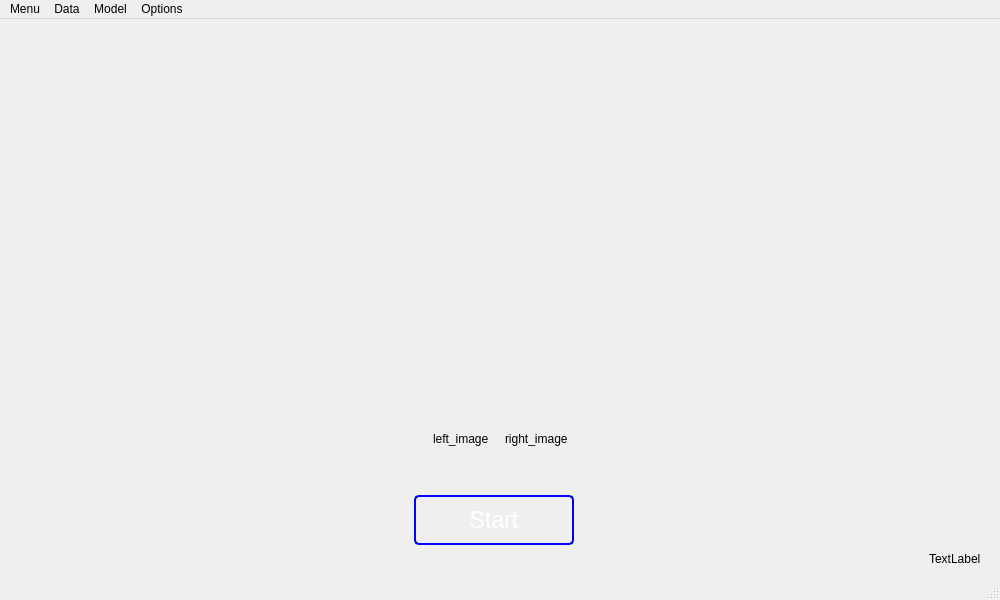
<?xml version="1.0" encoding="UTF-8"?>
<ui version="4.0">
 <class>MainWindow</class>
 <widget class="QMainWindow" name="MainWindow">
  <property name="geometry">
   <rect>
    <x>0</x>
    <y>0</y>
    <width>1000</width>
    <height>600</height>
   </rect>
  </property>
  <property name="windowTitle">
   <string>MainWindow</string>
  </property>
  <widget class="QWidget" name="centralwidget">
   <layout class="QVBoxLayout" name="verticalLayout">
    <item>
     <layout class="QGridLayout" name="gridLayout_2">
      <item row="1" column="0">
       <spacer name="horizontalSpacer_6">
        <property name="orientation">
         <enum>Qt::Horizontal</enum>
        </property>
        <property name="sizeHint" stdset="0">
         <size>
          <width>10</width>
          <height>20</height>
         </size>
        </property>
       </spacer>
      </item>
      <item row="1" column="3">
       <widget class="QLabel" name="label_right_image">
        <property name="text">
         <string>right_image</string>
        </property>
       </widget>
      </item>
      <item row="1" column="1">
       <widget class="QLabel" name="label_left_image">
        <property name="text">
         <string>left_image</string>
        </property>
       </widget>
      </item>
      <item row="1" column="4">
       <spacer name="horizontalSpacer_7">
        <property name="orientation">
         <enum>Qt::Horizontal</enum>
        </property>
        <property name="sizeHint" stdset="0">
         <size>
          <width>10</width>
          <height>20</height>
         </size>
        </property>
       </spacer>
      </item>
      <item row="1" column="2">
       <spacer name="horizontalSpacer_5">
        <property name="orientation">
         <enum>Qt::Horizontal</enum>
        </property>
        <property name="sizeType">
         <enum>QSizePolicy::Maximum</enum>
        </property>
        <property name="sizeHint" stdset="0">
         <size>
          <width>10</width>
          <height>20</height>
         </size>
        </property>
       </spacer>
      </item>
      <item row="0" column="2">
       <spacer name="verticalSpacer">
        <property name="orientation">
         <enum>Qt::Vertical</enum>
        </property>
        <property name="sizeHint" stdset="0">
         <size>
          <width>10</width>
          <height>70</height>
         </size>
        </property>
       </spacer>
      </item>
      <item row="2" column="2">
       <spacer name="verticalSpacer_2">
        <property name="orientation">
         <enum>Qt::Vertical</enum>
        </property>
        <property name="sizeType">
         <enum>QSizePolicy::Minimum</enum>
        </property>
        <property name="sizeHint" stdset="0">
         <size>
          <width>10</width>
          <height>40</height>
         </size>
        </property>
       </spacer>
      </item>
     </layout>
    </item>
    <item>
     <layout class="QGridLayout" name="gridLayout">
      <property name="spacing">
       <number>3</number>
      </property>
      <item row="3" column="4">
       <spacer name="horizontalSpacer_3">
        <property name="orientation">
         <enum>Qt::Horizontal</enum>
        </property>
        <property name="sizeType">
         <enum>QSizePolicy::Maximum</enum>
        </property>
        <property name="sizeHint" stdset="0">
         <size>
          <width>10</width>
          <height>20</height>
         </size>
        </property>
       </spacer>
      </item>
      <item row="3" column="3" alignment="Qt::AlignRight">
       <widget class="QLabel" name="label_logo">
        <property name="text">
         <string>TextLabel</string>
        </property>
       </widget>
      </item>
      <item row="1" column="0">
       <spacer name="horizontalSpacer_2">
        <property name="orientation">
         <enum>Qt::Horizontal</enum>
        </property>
        <property name="sizeType">
         <enum>QSizePolicy::Expanding</enum>
        </property>
        <property name="sizeHint" stdset="0">
         <size>
          <width>20</width>
          <height>20</height>
         </size>
        </property>
       </spacer>
      </item>
      <item row="2" column="2">
       <spacer name="horizontalSpacer_4">
        <property name="orientation">
         <enum>Qt::Horizontal</enum>
        </property>
        <property name="sizeType">
         <enum>QSizePolicy::Minimum</enum>
        </property>
        <property name="sizeHint" stdset="0">
         <size>
          <width>20</width>
          <height>1</height>
         </size>
        </property>
       </spacer>
      </item>
      <item row="1" column="2">
       <widget class="QPushButton" name="button_start">
        <property name="minimumSize">
         <size>
          <width>160</width>
          <height>50</height>
         </size>
        </property>
        <property name="font">
         <font>
          <pointsize>17</pointsize>
         </font>
        </property>
        <property name="styleSheet">
         <string notr="true">QPushButton {
    background-color: &quot;#00406e&quot;;  /* Korrekt */
    border: 2px solid blue; /* Korrekt */
    color: white;            /* Fehlt ein Semikolon, Syntaxfehler */
	border-radius: 5px
}

QPushButton:pressed {
    background-color: &quot;#007ec1&quot;;  /* Korrekt */
    border: 2px solid blue; /* Korrekt */
    color: white;            /* Fehlt ein Semikolon, Syntaxfehler */
	border-radius: 5px
}</string>
        </property>
        <property name="text">
         <string>Start</string>
        </property>
       </widget>
      </item>
      <item row="1" column="3">
       <spacer name="horizontalSpacer">
        <property name="orientation">
         <enum>Qt::Horizontal</enum>
        </property>
        <property name="sizeHint" stdset="0">
         <size>
          <width>40</width>
          <height>20</height>
         </size>
        </property>
       </spacer>
      </item>
     </layout>
    </item>
   </layout>
  </widget>
  <widget class="QMenuBar" name="menubar">
   <property name="geometry">
    <rect>
     <x>0</x>
     <y>0</y>
     <width>1000</width>
     <height>21</height>
    </rect>
   </property>
   <widget class="QMenu" name="menuMenu">
    <property name="title">
     <string>Menu</string>
    </property>
   </widget>
   <widget class="QMenu" name="menuData">
    <property name="title">
     <string>Data</string>
    </property>
    <addaction name="actionImport"/>
    <addaction name="actionExport"/>
   </widget>
   <widget class="QMenu" name="menuModel">
    <property name="title">
     <string>Model</string>
    </property>
    <addaction name="actionSID"/>
    <addaction name="actionFastDVDNet"/>
   </widget>
   <widget class="QMenu" name="menuOptions">
    <property name="title">
     <string>Options</string>
    </property>
    <addaction name="actionData_Augmentation"/>
    <addaction name="actionHeatmaps"/>
   </widget>
   <addaction name="menuMenu"/>
   <addaction name="menuData"/>
   <addaction name="menuModel"/>
   <addaction name="menuOptions"/>
  </widget>
  <widget class="QStatusBar" name="statusbar"/>
  <action name="actionImport">
   <property name="text">
    <string>Import</string>
   </property>
  </action>
  <action name="actionExport">
   <property name="text">
    <string>Export</string>
   </property>
  </action>
  <action name="actionSID">
   <property name="text">
    <string>SID</string>
   </property>
  </action>
  <action name="actionFastDVDNet">
   <property name="text">
    <string>FastDVDNet</string>
   </property>
  </action>
  <action name="actionData_Augmentation">
   <property name="text">
    <string>Data Augmentation</string>
   </property>
  </action>
  <action name="actionHeatmaps">
   <property name="checkable">
    <bool>true</bool>
   </property>
   <property name="text">
    <string>Heatmaps</string>
   </property>
  </action>
 </widget>
 <resources/>
 <connections/>
</ui>
